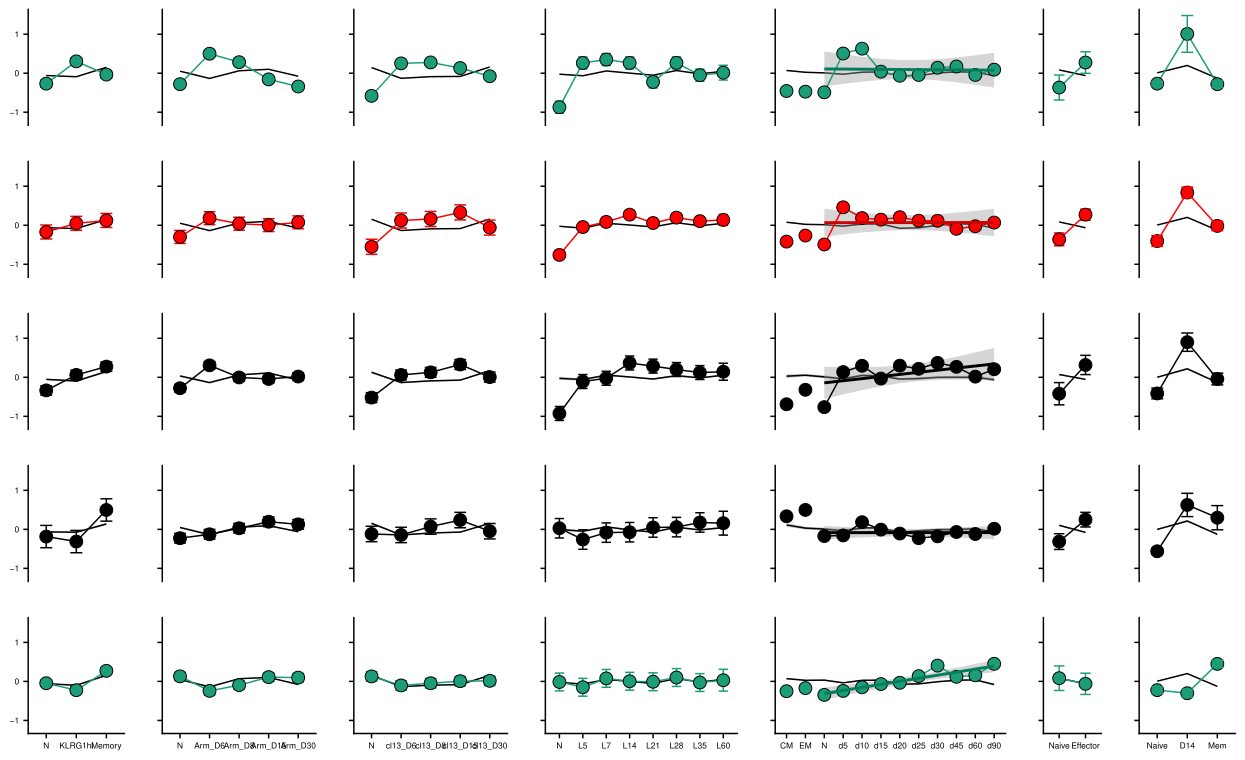

Recreate this plot in R.
library(readr)
library(RColorBrewer)
library(ggpubr)
library(scales)
library(reshape2)
library(cowplot)
library(emmeans)
library(nlme)

## Imports Query Sets and Kinetic Sets  #########################################################################################################

DEGList = msigdb::read.gmt("../../HumanTILsSigs.gmt")$genesets

DEGList_UpDown = lapply(DEGList,function(x) list(Up = x,Down = NULL))
DEGList_UpDown = DEGList_UpDown[c(2,5,3,4,1)]

palette = c(brewer.pal(n = 8, name = 'Dark2')[1],"red","black","black",brewer.pal(n = 8, name = 'Dark2')[1])

load("../../KineticSets_v3_2YF.rda")

# KineticLists$YF_Effector$PlotType="Replicate_Line"
## Backscoring Up Minus Down #########################################################################################################

SignatureScore <- function(InputGeneMatrix,TestSignatures){
  GeneMatrixFiltered = merge(data.frame(TestSignatures),data.frame(InputGeneMatrix),by.x = 1,by.y = 0)
  
  GeneMatrixFiltered_Zscore = data.matrix(GeneMatrixFiltered[,2:ncol(GeneMatrixFiltered)])
  for(i in 1:nrow(GeneMatrixFiltered_Zscore)) GeneMatrixFiltered_Zscore[i,] = scale(GeneMatrixFiltered_Zscore[i,])
  
  MeanZ_Score = numeric(ncol(GeneMatrixFiltered_Zscore))
  
  ## Averages Z score of all genes in a signature (Using Geom mean will return an error for negative Z scores!!!)
  for(i in 1:ncol(GeneMatrixFiltered_Zscore)) MeanZ_Score[i] = mean(GeneMatrixFiltered_Zscore[,i])
  names(MeanZ_Score) = colnames(GeneMatrixFiltered_Zscore)
  
  MeanZ_Score
}

SignatureScore_UpMinusDown <- function(InputGeneMatrix,UpDownList){
  UpSignature = SignatureScore(InputGeneMatrix,UpDownList[["Up"]])
  if(!is.null(UpDownList[["Down"]])){
    DnSignature = SignatureScore(InputGeneMatrix,UpDownList[["Down"]])
    NetSignature = UpSignature - DnSignature
  } else{
    NetSignature = UpSignature
  }
  NetSignature
}

SignatureScore_RowInd <- function(InputGeneMatrix,RowInds){
  GeneMatrixFiltered = InputGeneMatrix[RowInds,]
  
  for(i in 1:nrow(GeneMatrixFiltered)) GeneMatrixFiltered[i,] = scale(GeneMatrixFiltered[i,])
  
  MeanZ_Score = colMeans(GeneMatrixFiltered)
  names(MeanZ_Score) = colnames(InputGeneMatrix)
  
  MeanZ_Score
}

SignatureScore_Random <- function(InputGeneMatrix,UpDownList){
  UpGenesRandom = sample(x = 1:nrow(InputGeneMatrix),length(UpDownList[["Up"]]))
  DnGenesRandom = sample(x = 1:nrow(InputGeneMatrix),length(UpDownList[["Down"]]))
  
  UpSignature = SignatureScore_RowInd(InputGeneMatrix,UpGenesRandom)
  if(!is.null(UpDownList[["Down"]])){
    DnSignature = SignatureScore_RowInd(InputGeneMatrix,DnGenesRandom)
    NetRandom = UpSignature - DnSignature
  } else{
    NetRandom = UpSignature
  }
  NetRandom
}

# KineticSets = YF_RNASeq;SigList = DEGList_UpDown;pal = palette;nperm = 100
SignatureScorePlot_TRMSlopeEval <- function(KineticSets,SigList,pal = rep("black",length(SigList)),nperm = 100){
  ScoringResults = list()
  for(i in 1:length(names(SigList))) {
    for(j in names(KineticSets)) {
      SigScore = SignatureScore_UpMinusDown(KineticSets[[j]]$Exprs,SigList[[i]])
      RandScore = matrix(nrow = nperm,ncol = ncol(KineticSets[[j]]$Exprs))
      for(Perms in 1:nperm) RandScore[Perms,] = SignatureScore_Random(KineticSets[[j]]$Exprs,SigList[[i]])
      colnames(RandScore) = colnames(KineticSets[[j]]$Exprs)
      
      ScoringResults[[paste(names(SigList)[i],j,sep = "_")]] = list(SigScore = SigScore,
                                                                    RandScore = RandScore,
                                                                    palette = pal[i],
                                                                    PlotType = KineticSets[[j]]$PlotType)
    }
  }
  ## Plotting Function
  # x = ScoringResults[[1]]
  ScorePlots = lapply(ScoringResults,function(x){
    ## If Experiment has replicates
    if(x$PlotType=="Replicate_Line"){
      Timepoints = unique(sapply(strsplit(names(x$SigScore),split = "_"),function(y) paste(y[-length(y)],collapse = "_")))
      
      ## Signature Score Calculation
      LME_Model = data.frame(Sample = names(x$SigScore),Exp = x$SigScore,ExpBase = "Exp")
      LME_Model$Rep = sapply(strsplit(names(x$SigScore),split = "_"),function(y) y[length(y)])
      LME_Model$Sample = sapply(strsplit(names(x$SigScore),split = "_"),function(y) paste(y[-length(y)],collapse = "_"))
      LME_Model$Sample = factor(LME_Model$Sample,levels = Timepoints)
      
      LME_Sig_Results = lme(Exp~Sample,random=~1|Rep,data = LME_Model)
      LME_Sig_Results = summary(emmeans(LME_Sig_Results,"pairwise"~Sample,adjust = "none"))
      PlottingMatrix_Sig = LME_Sig_Results[["emmeans"]]
      PlottingMatrix_Sig$lower.CL = PlottingMatrix_Sig$emmean - (PlottingMatrix_Sig$SE*1.96)
      PlottingMatrix_Sig$upper.CL = PlottingMatrix_Sig$emmean + (PlottingMatrix_Sig$SE*1.96)
      
      ######### P Value Calculation
      PValues = LME_Sig_Results$contrasts
      
      PVals = PValues[nrow(PValues),6]
      SampleName = as.character(PValues[nrow(PValues),1])
      Index = nrow(PValues)
      
      for(i in 2:(length(unique(LME_Model$Sample))-1)){
        Index = Index - i
        PVals = c(PVals,PValues[Index,6])
        SampleName = c(SampleName,as.character(PValues[Index,1]))
      } 
      
      PVals = c(PVals,1)
      SampleName = c(SampleName,"N")
      names(PVals) = SampleName
      PVals = rev(PVals)
      
      PVals = sapply(PVals,function(x){
        if(x < .0001){
          Sig = "****"
        } else if(x <.001){
          Sig = "***"
        } else if(x <.01){
          Sig = "**"
        } else if(x < .05){
          Sig = "*"
        }else{
          Sig = "ns"
        }
        Sig})
      
      ## Random Score Calculation
      RandScore = list()
      for(i in 1:nperm) RandScore[[i]] = x$RandScore[i,]
      LME_Rand_Results = sapply(RandScore,function(x) {
        LME_Model = data.frame(Sample = names(x),Exp = x,ExpBase = "Rand")
        LME_Model$Rep = sapply(strsplit(names(x),split = "_"),function(y) y[length(y)])
        LME_Model$Sample = sapply(strsplit(names(x),split = "_"),function(y) paste(y[-length(y)],collapse = "_"))
        LME_Model$Sample = factor(LME_Model$Sample,levels = Timepoints)
        
        LME_Rand_Results = lme(Exp~Sample,random=~1|Rep,data = LME_Model)
        LME_Rand_Results = summary(emmeans(LME_Rand_Results,"pairwise"~Sample,adjust = "none"))[["emmeans"]]$emmean
        names(LME_Rand_Results) = Timepoints
        LME_Rand_Results
      })
      RandMean = rowMeans(LME_Rand_Results)
      RandSE = numeric(length(RandMean)); for(i in 1:length(RandMean)) RandSE[i] = plotrix::std.error(LME_Rand_Results[i,])
      PlottingMatrix_Rand = data.frame(Sample = factor(Timepoints,Timepoints),emmean = RandMean,SE = RandSE, 
                                       lower.CL = RandMean-(RandSE*1.96), upper.CL = RandMean+(RandSE*1.96))
      
      ######### Plotting
      Plot = ggplot(data = PlottingMatrix_Rand,aes(x = Sample,y = emmean,ymin = lower.CL,ymax = upper.CL,group = 1)) +
        geom_ribbon(fill = "grey") +
        geom_line(color = "black") + 
        geom_line(data = PlottingMatrix_Sig,color = x$palette) +
        geom_errorbar(data = PlottingMatrix_Sig,color = x$palette,width=0.4, size=0.5) +
        geom_point(data = PlottingMatrix_Sig,fill = x$palette,shape = 21,size = 4) +
        theme_cowplot() +
        theme(axis.title = element_blank())
      
      
      Results = list(PVals = PVals,Plot = Plot)
      
      ## Else if there are no replicate samples (EG Kupper)  
    }else if(x$PlotType=="Slope_Line"){
      ######### P Values
      
      ## Signature Slope
      Signature_TRMCourse = x$SigScore[-(1:2)]
      Signature_TRMCourse = data.frame(ZScore = Signature_TRMCourse,
                                       Sample = names(Signature_TRMCourse))
      Signature_TRMCourse$Sample = as.numeric(c("0","5","10","15","20","25","30","45","60","90"))
      
      
      LmFit = lm(ZScore ~ Sample,data = Signature_TRMCourse)
      
      SlopeResults = list(DeltaExpr = summary(LmFit)$coefficients[2,1]*90,
                          PVals = summary(LmFit)$coefficients[2,4])
      
      ######### Plotting
      Timepoints = factor(names(x$SigScore),levels = names(x$SigScore))
      PlottingMatrix_Sig = data.frame(Timepoints,Means = x$SigScore,
                                      Timepoints_v2 = c(-20,-10,0,5,10,15,20,25,30,45,60,90))
      RandMean = colMeans(x$RandScore)
      RandSE = numeric(length(RandMean)); for(i in 1:length(RandSE)) RandSE[i] = plotrix::std.error(x$RandScore[,i])
      
      PlottingMatrix_Rand = data.frame(Timepoints,Means = RandMean, SE = RandSE,
                                       UpperCL = RandMean+(RandSE*1.96),LowerCL = RandMean-(RandSE*1.96),
                                       Timepoints_v2 = c(-20,-10,0,5,10,15,20,25,30,45,60,90))
      
      # Plot = ggplot(data = PlottingMatrix_Rand,aes(x = Timepoints_v2,y = Means,group = 1)) + 
      #   scale_x_continuous(breaks = c(-20,-10,0,5,10,15,20,25,30,45,60,90),
      #                      labels = names(x$SigScore)) +
      #   geom_ribbon(fill = "grey",mapping = aes(ymin = LowerCL, ymax = UpperCL)) +
      #   geom_line(color = "black",mapping = aes(ymin = LowerCL, ymax = UpperCL)) + 
      #   geom_smooth(data = PlottingMatrix_Sig[!Timepoints%in%c("CM","EM"),],method = "lm",color = x$palette) +
      #   geom_line(data = PlottingMatrix_Sig[!Timepoints%in%c("CM","EM"),],color = x$palette) +
      #   geom_point(data = PlottingMatrix_Sig,fill = x$palette,shape = 21,size = 4) +
      #   theme_cowplot() +
      #   theme(axis.title = element_blank())
      
      Plot = ggplot(data = PlottingMatrix_Rand,aes(x = Timepoints,y = Means,group = 1)) + 
        # scale_x_continuous(breaks = c(-20,-10,0,5,10,15,20,25,30,45,60,90),
        #                    labels = names(x$SigScore)) +
        geom_ribbon(fill = "grey",mapping = aes(ymin = LowerCL, ymax = UpperCL)) +
        geom_line(color = "black",mapping = aes(ymin = LowerCL, ymax = UpperCL)) + 
        geom_smooth(data = PlottingMatrix_Sig[!Timepoints%in%c("CM","EM"),],method = "lm",color = "transparent") +
        geom_line(data = PlottingMatrix_Sig[!Timepoints%in%c("CM","EM"),],color = x$palette) +
        geom_point(data = PlottingMatrix_Sig,fill = x$palette,shape = 21,size = 4) +
        geom_smooth(data = PlottingMatrix_Sig[!Timepoints%in%c("CM","EM"),],method = "lm",color = colorspace::darken(x$palette,0.2),fill = "transparent") +
        theme_cowplot() +
        theme(axis.title = element_blank())
      
      
      Results = list(Plot = Plot,PVals = SlopeResults)
    }else if(x$PlotType=="Replicate_Line_TTest"){
      Timepoints = unique(sapply(strsplit(names(x$SigScore),split = "_"),function(y) paste(y[-length(y)],collapse = "_")))
      
      ##########################
      ## Stats
      
      Timepoint_Stat = factor(sapply(strsplit(names(x$SigScore),split = "_"),function(y) paste(y[-length(y)],collapse = "_")),Timepoints)
      PVals = pairwise.t.test(x$SigScore,Timepoint_Stat,p.adj = "none")$p.value
      
      PVal = as.numeric(PVals)
      Names = character()
      for(i in 1:length(PVal)){
        ArrInd = which(PVals==PVals[i],arr.ind = TRUE)
        Names[i] = paste0(rownames(PVals)[ArrInd[1]]," - ",colnames(PVals)[ArrInd[2]])
      }
      names(PVal) = Names
      
      
      ##########################
      ## Random Calculation
      RandScore = list()
      for(i in 1:nperm) RandScore[[i]] = x$RandScore[i,]
      RandScore = sapply(RandScore,function(rand){
        RandMean = sapply(Timepoints,function(A){
          Means = mean(rand[grepl(A,names(rand))])
        })
      })
      
      Means = rowMeans(RandScore)
      SE = numeric(length(Means))
      for(i in 1:length(Means)) SE[i] = plotrix::std.error(RandScore[i,])
      
      RandScore = data.frame(Timepoints = factor(names(Means),Timepoints),Means = Means,SE = SE,
                             UpperCL = Means+(SE*1.96),LowerCL = Means-(SE*1.96))
      
      ##########################
      ## Signature Calculation
      
      PlotSig = data.frame(t(sapply(Timepoints,function(A){
        Means = mean(x$SigScore[grepl(A,names(x$SigScore))])
        SE = plotrix::std.error(x$SigScore[grepl(A,names(x$SigScore))])
        
        UpperCL = Means+(SE*1.96)
        LowerCL = Means-(SE*1.96)
        
        rbind(Means,SE,UpperCL,LowerCL)
      })))
      
      colnames(PlotSig) = cbind("Means","SE","UpperCL","LowerCL")
      PlotSig$Timepoints = factor(rownames(PlotSig),Timepoints)
      
      Plot = ggplot(data = PlotSig,aes(x = Timepoints,y = Means,ymin = LowerCL,ymax = UpperCL,group = 1)) + 
        geom_ribbon(data = RandScore,fill = "grey") +
        geom_line(data = RandScore,color = "black") + 
        geom_line(color = x$palette) +
        geom_point(fill = x$palette,shape = 21,size = 4) +
        geom_errorbar(color = x$palette,width=0.4, size=0.5) + 
        theme_cowplot() +
        theme(axis.title = element_blank())
      
      
      
      Results = list(Plot = Plot,PVals = PVal)
    }else{
      Timepoints = unique(sapply(strsplit(names(x$SigScore),split = "_"),function(y) paste(y[-length(y)],collapse = "_")))

      ## Signature Score Calculation
      LME_Model = data.frame(Sample = names(x$SigScore),Exp = x$SigScore,ExpBase = "Exp")
      LME_Model$Rep = sapply(strsplit(names(x$SigScore),split = "_"),function(y) y[length(y)])
      LME_Model$Sample = sapply(strsplit(names(x$SigScore),split = "_"),function(y) paste(y[-length(y)],collapse = "_"))
      LME_Model$Sample = factor(LME_Model$Sample,levels = Timepoints)

      LME_Sig_Results = lme(Exp~Sample,random=~1|Rep,data = LME_Model)
      LME_Sig_Results = summary(emmeans(LME_Sig_Results,"pairwise"~Sample,adjust = "none"))
      PlottingMatrix_Sig = LME_Sig_Results[["emmeans"]]
      PlottingMatrix_Sig$lower.CL = PlottingMatrix_Sig$emmean - (PlottingMatrix_Sig$SE*1.96)
      PlottingMatrix_Sig$upper.CL = PlottingMatrix_Sig$emmean + (PlottingMatrix_Sig$SE*1.96)      
      
      ######### P Value Calculation
      PValues = LME_Sig_Results$contrasts
      
      PVals = PValues[nrow(PValues),6];names(PVals) = levels(PValues$contrast)[1]

      # PVals = sapply(PVals,function(x){
      #   if(x < .0001){
      #     Sig = "****"
      #   } else if(x <.001){
      #     Sig = "***"
      #   } else if(x <.01){
      #     Sig = "**"
      #   } else if(x < .05){
      #     Sig = "*"
      #   }else{
      #     Sig = "ns"
      #   }
      #   Sig})      
      # 
      # ## Random Score Calculation
      RandScore = list()
      x$RandScore = x$RandScore[!is.nan(x$RandScore[,1]),]
      for(i in 1:nrow(x$RandScore)) RandScore[[i]] = x$RandScore[i,]
      LME_Rand_Results = sapply(RandScore,function(x) {
        LME_Model = data.frame(Sample = names(x),Exp = x,ExpBase = "Rand")
        LME_Model$Rep = sapply(strsplit(names(x),split = "_"),function(y) y[length(y)])
        LME_Model$Sample = sapply(strsplit(names(x),split = "_"),function(y) paste(y[-length(y)],collapse = "_"))
        LME_Model$Sample = factor(LME_Model$Sample,levels = Timepoints)
        
        LME_Rand_Results = lme(Exp~Sample,random=~1|Rep,data = LME_Model)
        LME_Rand_Results = summary(emmeans(LME_Rand_Results,"pairwise"~Sample,adjust = "none"))[["emmeans"]]$emmean
        names(LME_Rand_Results) = Timepoints
        LME_Rand_Results
      })
      RandMean = rowMeans(LME_Rand_Results)
      RandSE = numeric(length(RandMean)); for(i in 1:length(RandMean)) RandSE[i] = plotrix::std.error(LME_Rand_Results[i,])
      PlottingMatrix_Rand = data.frame(Sample = factor(Timepoints,Timepoints),emmean = RandMean,SE = RandSE, 
                                       lower.CL = RandMean-(RandSE*1.96), upper.CL = RandMean+(RandSE*1.96))
      
      ######### Plotting
      Plot = ggplot(data = PlottingMatrix_Rand,aes(x = Sample,y = emmean,ymin = lower.CL,ymax = upper.CL,group = 1)) +
        geom_ribbon(fill = "grey") +
        geom_line(color = "black") + 
        geom_line(data = PlottingMatrix_Sig,color = x$palette) +
        geom_errorbar(data = PlottingMatrix_Sig,color = x$palette,width=0.4, size=0.5) +
        geom_point(data = PlottingMatrix_Sig,fill = x$palette,shape = 21,size = 4) +
        theme_cowplot() +
        theme(axis.title = element_blank())
      
      Results = list(PVals = PVals,Plot = Plot)
      
      }})
  
  nKinetics = 1:length(KineticSets)
  PValues = lapply(ScorePlots,function(x) x$PVals)
  PVals = lapply(nKinetics,function(x) t(sapply(PValues[seq(x,length(ScoringResults),by = length(KineticSets))],function(x) x)))
  names(PVals) = names(KineticSets)
  
  print(PVals)
  

  
  ScorePlot = lapply(ScorePlots,function(x) x$Plot)

  ScorePlot
}

#########################################################################################################
## Combined Plot - plots just Cd8 clusters

SigScorePlot = SignatureScorePlot_TRMSlopeEval(KineticLists,DEGList_UpDown,pal = palette)
CombinedPlot = SigScorePlot

for(i in 1:(7*length(DEGList_UpDown))) CombinedPlot[[i]] = CombinedPlot[[i]] + ylim(c(-1.2,1.5)) + theme(axis.text = element_text(size = 6))
for(i in 1:(7*(length(DEGList_UpDown)-1))) CombinedPlot[[i]] = CombinedPlot[[i]] + theme(axis.line.x = element_blank(),axis.ticks.x = element_blank(),axis.text.x = element_blank())
for(i in seq(1,(7*length(DEGList_UpDown)))[-seq(1,(7*length(DEGList_UpDown)),7)]) CombinedPlot[[i]] = CombinedPlot[[i]] + theme(axis.text.y = element_blank())

Scale = 1.9
pdf("4B_Hacohen_BackScoring_v4 2 YF.pdf",width = 6.55*Scale,height = 4*Scale)
# plot_grid(plotlist = CombinedPlot,align = "hv",ncol = 5,rel_widths = c(0.8,1,1,1,1.9))
plot_grid(plotlist = CombinedPlot,align = "hv",ncol = 7,rel_widths = c(0.7,1,1,1.2,1.4,0.5,0.7))
dev.off()
